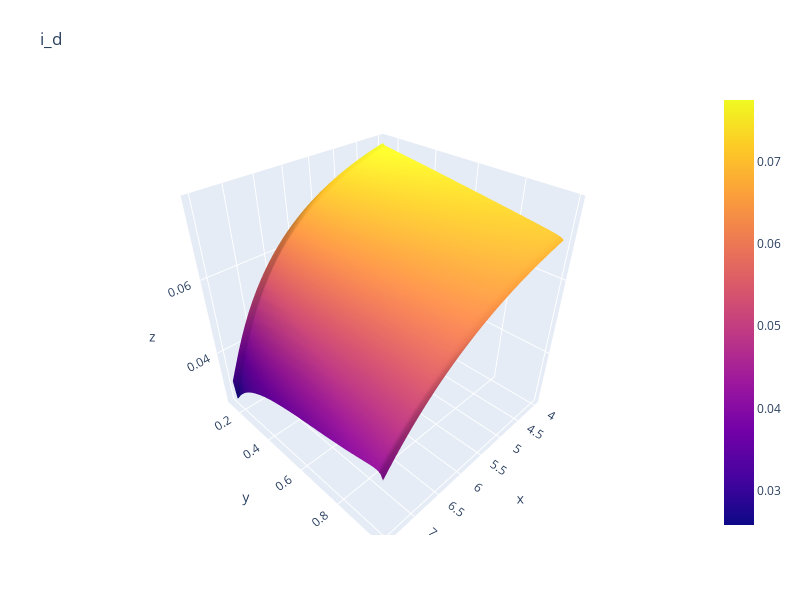

The cell this chart's notebook holds for it:
### Code cell
ii = -1
fig = go.Figure(data=[go.Surface(z=check["i_d"][:, :, ii], x=check["K_mat"][:,:,ii], y=check["R_mat"][:,:,ii])])
fig.update_layout(title='i_d', autosize=False,
                  width=800, height=600,
                  margin=dict(l=65, r=50, b=65, t=90))
fig.show()

### Figure 1 — Plotly figure (JSON) as saved in the notebook; plotly's stock layout.template omitted (floating-point values rounded to 4 significant figures; data arrays with more than 128 entries replaced by an {"elided": "..."} marker saying what was removed)
{"data": [{"type": "surface", "x": {"elided": "36x86 float values"}, "y": {"elided": "36x86 float values"}, "z": {"elided": "36x86 float values"}}], "layout": {"autosize": false, "height": 600, "margin": {"b": 65, "l": 65, "r": 50, "t": 90}, "title": {"text": "i_d"}, "width": 800}}
